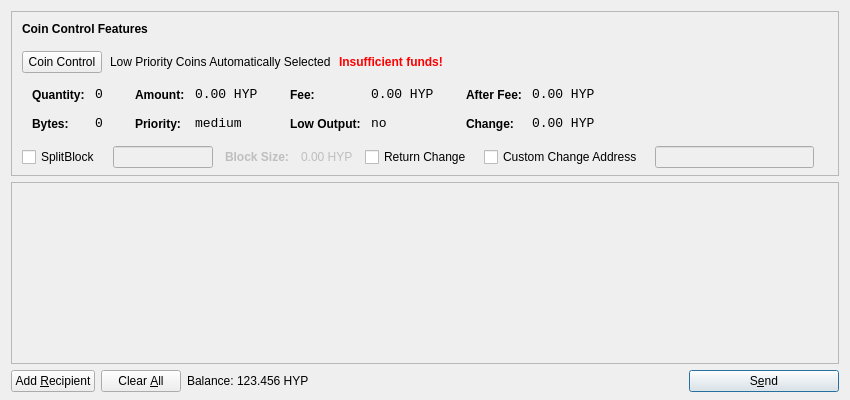
<?xml version="1.0" encoding="UTF-8"?>
<ui version="4.0">
 <class>SendCoinsDialog</class>
 <widget class="QDialog" name="SendCoinsDialog">
  <property name="geometry">
   <rect>
    <x>0</x>
    <y>0</y>
    <width>850</width>
    <height>400</height>
   </rect>
  </property>
  <property name="windowTitle">
   <string>Send Coins</string>
  </property>
  <layout class="QVBoxLayout" name="verticalLayout" stretch="0,1,0">
   <property name="bottomMargin">
    <number>8</number>
   </property>
   <item>
    <widget class="QFrame" name="frameCoinControl">
     <property name="sizePolicy">
      <sizepolicy hsizetype="Expanding" vsizetype="Expanding">
       <horstretch>0</horstretch>
       <verstretch>0</verstretch>
      </sizepolicy>
     </property>
     <property name="maximumSize">
      <size>
       <width>16777215</width>
       <height>16777215</height>
      </size>
     </property>
     <property name="frameShape">
      <enum>QFrame::StyledPanel</enum>
     </property>
     <property name="frameShadow">
      <enum>QFrame::Sunken</enum>
     </property>
     <layout class="QVBoxLayout" name="verticalLayoutCoinControl2">
      <property name="spacing">
       <number>6</number>
      </property>
      <property name="leftMargin">
       <number>0</number>
      </property>
      <property name="topMargin">
       <number>0</number>
      </property>
      <property name="rightMargin">
       <number>0</number>
      </property>
      <property name="bottomMargin">
       <number>6</number>
      </property>
      <item>
       <layout class="QVBoxLayout" name="verticalLayoutCoinControl" stretch="0,0,0,0,1">
        <property name="spacing">
         <number>0</number>
        </property>
        <property name="leftMargin">
         <number>10</number>
        </property>
        <property name="topMargin">
         <number>10</number>
        </property>
        <item>
         <layout class="QHBoxLayout" name="horizontalLayoutCoinControl1">
          <property name="bottomMargin">
           <number>15</number>
          </property>
          <item>
           <widget class="QLabel" name="labelCoinControlFeatures">
            <property name="sizePolicy">
             <sizepolicy hsizetype="Preferred" vsizetype="Maximum">
              <horstretch>0</horstretch>
              <verstretch>0</verstretch>
             </sizepolicy>
            </property>
            <property name="font">
             <font>
              <weight>75</weight>
              <bold>true</bold>
             </font>
            </property>
            <property name="styleSheet">
             <string notr="true">font-weight:bold;</string>
            </property>
            <property name="text">
             <string>Coin Control Features</string>
            </property>
           </widget>
          </item>
         </layout>
        </item>
        <item>
         <layout class="QHBoxLayout" name="horizontalLayoutCoinControl2" stretch="0,0,0,0">
          <property name="spacing">
           <number>8</number>
          </property>
          <property name="bottomMargin">
           <number>10</number>
          </property>
          <item>
           <widget class="QPushButton" name="pushButtonCoinControl">
            <property name="styleSheet">
             <string notr="true"/>
            </property>
            <property name="text">
             <string>Coin Control</string>
            </property>
           </widget>
          </item>
          <item>
           <widget class="QLabel" name="labelCoinControlAutomaticallySelected">
            <property name="text">
             <string>Low Priority Coins Automatically Selected</string>
            </property>
            <property name="margin">
             <number>5</number>
            </property>
           </widget>
          </item>
          <item>
           <widget class="QLabel" name="labelCoinControlInsuffFunds">
            <property name="font">
             <font>
              <weight>75</weight>
              <bold>true</bold>
             </font>
            </property>
            <property name="styleSheet">
             <string notr="true">color:red;font-weight:bold;</string>
            </property>
            <property name="text">
             <string>Insufficient funds!</string>
            </property>
            <property name="margin">
             <number>5</number>
            </property>
           </widget>
          </item>
          <item>
           <spacer name="horizontalSpacerCoinControl">
            <property name="orientation">
             <enum>Qt::Horizontal</enum>
            </property>
            <property name="sizeHint" stdset="0">
             <size>
              <width>40</width>
              <height>1</height>
             </size>
            </property>
           </spacer>
          </item>
         </layout>
        </item>
        <item>
         <widget class="QWidget" name="widgetCoinControl" native="true">
          <property name="sizePolicy">
           <sizepolicy hsizetype="Preferred" vsizetype="Preferred">
            <horstretch>0</horstretch>
            <verstretch>0</verstretch>
           </sizepolicy>
          </property>
          <property name="minimumSize">
           <size>
            <width>0</width>
            <height>0</height>
           </size>
          </property>
          <property name="styleSheet">
           <string notr="true"/>
          </property>
          <layout class="QHBoxLayout" name="horizontalLayoutCoinControl5">
           <property name="margin">
            <number>0</number>
           </property>
           <item>
            <layout class="QHBoxLayout" name="horizontalLayoutCoinControl3" stretch="0,0,0,1">
             <property name="spacing">
              <number>20</number>
             </property>
             <property name="topMargin">
              <number>0</number>
             </property>
             <property name="bottomMargin">
              <number>10</number>
             </property>
             <item>
              <layout class="QFormLayout" name="formLayoutCoinControl1">
               <property name="horizontalSpacing">
                <number>10</number>
               </property>
               <property name="verticalSpacing">
                <number>14</number>
               </property>
               <property name="leftMargin">
                <number>10</number>
               </property>
               <property name="topMargin">
                <number>4</number>
               </property>
               <property name="rightMargin">
                <number>6</number>
               </property>
               <item row="0" column="0">
                <widget class="QLabel" name="labelCoinControlQuantityText">
                 <property name="styleSheet">
                  <string notr="true">font-weight:bold;</string>
                 </property>
                 <property name="text">
                  <string>Quantity:</string>
                 </property>
                 <property name="margin">
                  <number>0</number>
                 </property>
                </widget>
               </item>
               <item row="0" column="1">
                <widget class="QLabel" name="labelCoinControlQuantity">
                 <property name="font">
                  <font>
                   <family>Monospace</family>
                   <pointsize>10</pointsize>
                  </font>
                 </property>
                 <property name="cursor">
                  <cursorShape>IBeamCursor</cursorShape>
                 </property>
                 <property name="contextMenuPolicy">
                  <enum>Qt::ActionsContextMenu</enum>
                 </property>
                 <property name="text">
                  <string>0</string>
                 </property>
                 <property name="margin">
                  <number>0</number>
                 </property>
                 <property name="textInteractionFlags">
                  <set>Qt::LinksAccessibleByMouse|Qt::TextSelectableByKeyboard|Qt::TextSelectableByMouse</set>
                 </property>
                </widget>
               </item>
               <item row="1" column="0">
                <widget class="QLabel" name="labelCoinControlBytesText">
                 <property name="styleSheet">
                  <string notr="true">font-weight:bold;</string>
                 </property>
                 <property name="text">
                  <string>Bytes:</string>
                 </property>
                </widget>
               </item>
               <item row="1" column="1">
                <widget class="QLabel" name="labelCoinControlBytes">
                 <property name="font">
                  <font>
                   <family>Monospace</family>
                   <pointsize>10</pointsize>
                  </font>
                 </property>
                 <property name="cursor">
                  <cursorShape>IBeamCursor</cursorShape>
                 </property>
                 <property name="contextMenuPolicy">
                  <enum>Qt::ActionsContextMenu</enum>
                 </property>
                 <property name="text">
                  <string>0</string>
                 </property>
                 <property name="textInteractionFlags">
                  <set>Qt::LinksAccessibleByMouse|Qt::TextSelectableByKeyboard|Qt::TextSelectableByMouse</set>
                 </property>
                </widget>
               </item>
              </layout>
             </item>
             <item>
              <layout class="QFormLayout" name="formLayoutCoinControl2">
               <property name="horizontalSpacing">
                <number>10</number>
               </property>
               <property name="verticalSpacing">
                <number>14</number>
               </property>
               <property name="leftMargin">
                <number>6</number>
               </property>
               <property name="topMargin">
                <number>4</number>
               </property>
               <property name="rightMargin">
                <number>6</number>
               </property>
               <item row="0" column="0">
                <widget class="QLabel" name="labelCoinControlAmountText">
                 <property name="styleSheet">
                  <string notr="true">font-weight:bold;</string>
                 </property>
                 <property name="text">
                  <string>Amount:</string>
                 </property>
                 <property name="margin">
                  <number>0</number>
                 </property>
                </widget>
               </item>
               <item row="0" column="1">
                <widget class="QLabel" name="labelCoinControlAmount">
                 <property name="font">
                  <font>
                   <family>Monospace</family>
                   <pointsize>10</pointsize>
                  </font>
                 </property>
                 <property name="cursor">
                  <cursorShape>IBeamCursor</cursorShape>
                 </property>
                 <property name="contextMenuPolicy">
                  <enum>Qt::ActionsContextMenu</enum>
                 </property>
                 <property name="text">
                  <string>0.00 HYP</string>
                 </property>
                 <property name="textInteractionFlags">
                  <set>Qt::LinksAccessibleByMouse|Qt::TextSelectableByKeyboard|Qt::TextSelectableByMouse</set>
                 </property>
                </widget>
               </item>
               <item row="1" column="0">
                <widget class="QLabel" name="labelCoinControlPriorityText">
                 <property name="styleSheet">
                  <string notr="true">font-weight:bold;</string>
                 </property>
                 <property name="text">
                  <string>Priority:</string>
                 </property>
                </widget>
               </item>
               <item row="1" column="1">
                <widget class="QLabel" name="labelCoinControlPriority">
                 <property name="font">
                  <font>
                   <family>Monospace</family>
                   <pointsize>10</pointsize>
                  </font>
                 </property>
                 <property name="cursor">
                  <cursorShape>IBeamCursor</cursorShape>
                 </property>
                 <property name="contextMenuPolicy">
                  <enum>Qt::ActionsContextMenu</enum>
                 </property>
                 <property name="text">
                  <string>medium</string>
                 </property>
                 <property name="textInteractionFlags">
                  <set>Qt::LinksAccessibleByMouse|Qt::TextSelectableByKeyboard|Qt::TextSelectableByMouse</set>
                 </property>
                </widget>
               </item>
              </layout>
             </item>
             <item>
              <layout class="QFormLayout" name="formLayoutCoinControl3">
               <property name="horizontalSpacing">
                <number>10</number>
               </property>
               <property name="verticalSpacing">
                <number>14</number>
               </property>
               <property name="leftMargin">
                <number>6</number>
               </property>
               <property name="topMargin">
                <number>4</number>
               </property>
               <property name="rightMargin">
                <number>6</number>
               </property>
               <item row="0" column="0">
                <widget class="QLabel" name="labelCoinControlFeeText">
                 <property name="styleSheet">
                  <string notr="true">font-weight:bold;</string>
                 </property>
                 <property name="text">
                  <string>Fee:</string>
                 </property>
                 <property name="margin">
                  <number>0</number>
                 </property>
                </widget>
               </item>
               <item row="0" column="1">
                <widget class="QLabel" name="labelCoinControlFee">
                 <property name="font">
                  <font>
                   <family>Monospace</family>
                   <pointsize>10</pointsize>
                  </font>
                 </property>
                 <property name="cursor">
                  <cursorShape>IBeamCursor</cursorShape>
                 </property>
                 <property name="contextMenuPolicy">
                  <enum>Qt::ActionsContextMenu</enum>
                 </property>
                 <property name="text">
                  <string>0.00 HYP</string>
                 </property>
                 <property name="textInteractionFlags">
                  <set>Qt::LinksAccessibleByMouse|Qt::TextSelectableByKeyboard|Qt::TextSelectableByMouse</set>
                 </property>
                </widget>
               </item>
               <item row="1" column="0">
                <widget class="QLabel" name="labelCoinControlLowOutputText">
                 <property name="styleSheet">
                  <string notr="true">font-weight:bold;</string>
                 </property>
                 <property name="text">
                  <string>Low Output:</string>
                 </property>
                </widget>
               </item>
               <item row="1" column="1">
                <widget class="QLabel" name="labelCoinControlLowOutput">
                 <property name="font">
                  <font>
                   <family>Monospace</family>
                   <pointsize>10</pointsize>
                  </font>
                 </property>
                 <property name="cursor">
                  <cursorShape>IBeamCursor</cursorShape>
                 </property>
                 <property name="contextMenuPolicy">
                  <enum>Qt::ActionsContextMenu</enum>
                 </property>
                 <property name="text">
                  <string>no</string>
                 </property>
                 <property name="textInteractionFlags">
                  <set>Qt::LinksAccessibleByMouse|Qt::TextSelectableByKeyboard|Qt::TextSelectableByMouse</set>
                 </property>
                </widget>
               </item>
              </layout>
             </item>
             <item>
              <layout class="QFormLayout" name="formLayoutCoinControl4">
               <property name="fieldGrowthPolicy">
                <enum>QFormLayout::AllNonFixedFieldsGrow</enum>
               </property>
               <property name="horizontalSpacing">
                <number>10</number>
               </property>
               <property name="verticalSpacing">
                <number>14</number>
               </property>
               <property name="leftMargin">
                <number>6</number>
               </property>
               <property name="topMargin">
                <number>4</number>
               </property>
               <property name="rightMargin">
                <number>6</number>
               </property>
               <item row="0" column="0">
                <widget class="QLabel" name="labelCoinControlAfterFeeText">
                 <property name="styleSheet">
                  <string notr="true">font-weight:bold;</string>
                 </property>
                 <property name="text">
                  <string>After Fee:</string>
                 </property>
                 <property name="margin">
                  <number>0</number>
                 </property>
                </widget>
               </item>
               <item row="0" column="1">
                <widget class="QLabel" name="labelCoinControlAfterFee">
                 <property name="font">
                  <font>
                   <family>Monospace</family>
                   <pointsize>10</pointsize>
                  </font>
                 </property>
                 <property name="cursor">
                  <cursorShape>IBeamCursor</cursorShape>
                 </property>
                 <property name="contextMenuPolicy">
                  <enum>Qt::ActionsContextMenu</enum>
                 </property>
                 <property name="text">
                  <string>0.00 HYP</string>
                 </property>
                 <property name="textInteractionFlags">
                  <set>Qt::LinksAccessibleByMouse|Qt::TextSelectableByKeyboard|Qt::TextSelectableByMouse</set>
                 </property>
                </widget>
               </item>
               <item row="1" column="0">
                <widget class="QLabel" name="labelCoinControlChangeText">
                 <property name="styleSheet">
                  <string notr="true">font-weight:bold;</string>
                 </property>
                 <property name="text">
                  <string>Change:</string>
                 </property>
                </widget>
               </item>
               <item row="1" column="1">
                <widget class="QLabel" name="labelCoinControlChange">
                 <property name="font">
                  <font>
                   <family>Monospace</family>
                   <pointsize>10</pointsize>
                  </font>
                 </property>
                 <property name="cursor">
                  <cursorShape>IBeamCursor</cursorShape>
                 </property>
                 <property name="contextMenuPolicy">
                  <enum>Qt::ActionsContextMenu</enum>
                 </property>
                 <property name="text">
                  <string>0.00 HYP</string>
                 </property>
                 <property name="textInteractionFlags">
                  <set>Qt::LinksAccessibleByMouse|Qt::TextSelectableByKeyboard|Qt::TextSelectableByMouse</set>
                 </property>
                </widget>
               </item>
              </layout>
             </item>
            </layout>
           </item>
          </layout>
         </widget>
        </item>
        <item>
         <layout class="QHBoxLayout" name="horizontalLayoutCoinControl4" stretch="0,0,0,0,0,0,0,0">
          <property name="spacing">
           <number>12</number>
          </property>
          <property name="sizeConstraint">
           <enum>QLayout::SetDefaultConstraint</enum>
          </property>
          <property name="topMargin">
           <number>5</number>
          </property>
          <property name="rightMargin">
           <number>5</number>
          </property>
          <item>
           <widget class="QCheckBox" name="splitBlockCheckBox">
            <property name="text">
             <string>SplitBlock</string>
            </property>
           </widget>
          </item>
          <item>
           <widget class="QLineEdit" name="splitBlockLineEdit">
            <property name="enabled">
             <bool>false</bool>
            </property>
            <property name="sizePolicy">
             <sizepolicy hsizetype="Fixed" vsizetype="Fixed">
              <horstretch>0</horstretch>
              <verstretch>0</verstretch>
             </sizepolicy>
            </property>
            <property name="maximumSize">
             <size>
              <width>100</width>
              <height>16777215</height>
             </size>
            </property>
           </widget>
          </item>
          <item>
           <widget class="QLabel" name="labelBlockSizeText">
            <property name="enabled">
             <bool>false</bool>
            </property>
            <property name="font">
             <font>
              <weight>75</weight>
              <bold>true</bold>
             </font>
            </property>
            <property name="text">
             <string>Block Size:</string>
            </property>
           </widget>
          </item>
          <item>
           <widget class="QLabel" name="labelBlockSize">
            <property name="enabled">
             <bool>false</bool>
            </property>
            <property name="text">
             <string>0.00 HYP</string>
            </property>
           </widget>
          </item>
          <item>
           <widget class="QCheckBox" name="returnChangeCheckBox">
            <property name="text">
             <string>Return Change</string>
            </property>
           </widget>
          </item>
          <item>
           <widget class="QCheckBox" name="checkBoxCoinControlChange">
            <property name="text">
             <string>Custom Change Address</string>
            </property>
           </widget>
          </item>
          <item>
           <widget class="QLineEdit" name="lineEditCoinControlChange">
            <property name="enabled">
             <bool>false</bool>
            </property>
            <property name="sizePolicy">
             <sizepolicy hsizetype="Expanding" vsizetype="Fixed">
              <horstretch>0</horstretch>
              <verstretch>0</verstretch>
             </sizepolicy>
            </property>
           </widget>
          </item>
          <item>
           <widget class="QLabel" name="labelCoinControlChangeLabel">
            <property name="sizePolicy">
             <sizepolicy hsizetype="Preferred" vsizetype="Expanding">
              <horstretch>0</horstretch>
              <verstretch>0</verstretch>
             </sizepolicy>
            </property>
            <property name="minimumSize">
             <size>
              <width>0</width>
              <height>0</height>
             </size>
            </property>
            <property name="text">
             <string/>
            </property>
            <property name="margin">
             <number>3</number>
            </property>
           </widget>
          </item>
         </layout>
        </item>
        <item>
         <spacer name="verticalSpacerCoinControl">
          <property name="orientation">
           <enum>Qt::Vertical</enum>
          </property>
          <property name="sizeHint" stdset="0">
           <size>
            <width>800</width>
            <height>1</height>
           </size>
          </property>
         </spacer>
        </item>
       </layout>
      </item>
     </layout>
    </widget>
   </item>
   <item>
    <widget class="QScrollArea" name="scrollArea">
     <property name="widgetResizable">
      <bool>true</bool>
     </property>
     <widget class="QWidget" name="scrollAreaWidgetContents">
      <property name="geometry">
       <rect>
        <x>0</x>
        <y>0</y>
        <width>830</width>
        <height>158</height>
       </rect>
      </property>
      <layout class="QVBoxLayout" name="verticalLayout_2">
       <property name="margin">
        <number>0</number>
       </property>
       <item>
        <layout class="QVBoxLayout" name="entries">
         <property name="spacing">
          <number>6</number>
         </property>
        </layout>
       </item>
       <item>
        <spacer name="verticalSpacer">
         <property name="orientation">
          <enum>Qt::Vertical</enum>
         </property>
         <property name="sizeHint" stdset="0">
          <size>
           <width>20</width>
           <height>40</height>
          </size>
         </property>
        </spacer>
       </item>
      </layout>
     </widget>
    </widget>
   </item>
   <item>
    <layout class="QHBoxLayout" name="horizontalLayout">
     <item>
      <widget class="QPushButton" name="addButton">
       <property name="toolTip">
        <string>Send to multiple recipients at once</string>
       </property>
       <property name="text">
        <string>Add &amp;Recipient</string>
       </property>
       <property name="icon">
        <iconset resource="../bitcoin.qrc">
         <normaloff>:/icons/add</normaloff>:/icons/add</iconset>
       </property>
       <property name="autoDefault">
        <bool>false</bool>
       </property>
      </widget>
     </item>
     <item>
      <widget class="QPushButton" name="clearButton">
       <property name="sizePolicy">
        <sizepolicy hsizetype="Minimum" vsizetype="Fixed">
         <horstretch>0</horstretch>
         <verstretch>0</verstretch>
        </sizepolicy>
       </property>
       <property name="toolTip">
        <string>Remove all transaction fields</string>
       </property>
       <property name="text">
        <string>Clear &amp;All</string>
       </property>
       <property name="icon">
        <iconset resource="../bitcoin.qrc">
         <normaloff>:/icons/remove</normaloff>:/icons/remove</iconset>
       </property>
       <property name="autoRepeatDelay">
        <number>300</number>
       </property>
       <property name="autoDefault">
        <bool>false</bool>
       </property>
      </widget>
     </item>
     <item>
      <layout class="QHBoxLayout" name="horizontalLayout_2">
       <property name="spacing">
        <number>3</number>
       </property>
       <item>
        <widget class="QLabel" name="label">
         <property name="sizePolicy">
          <sizepolicy hsizetype="Preferred" vsizetype="Fixed">
           <horstretch>0</horstretch>
           <verstretch>0</verstretch>
          </sizepolicy>
         </property>
         <property name="text">
          <string>Balance:</string>
         </property>
        </widget>
       </item>
       <item>
        <widget class="QLabel" name="labelBalance">
         <property name="sizePolicy">
          <sizepolicy hsizetype="Preferred" vsizetype="Fixed">
           <horstretch>0</horstretch>
           <verstretch>0</verstretch>
          </sizepolicy>
         </property>
         <property name="cursor">
          <cursorShape>IBeamCursor</cursorShape>
         </property>
         <property name="text">
          <string>123.456 HYP</string>
         </property>
         <property name="textInteractionFlags">
          <set>Qt::LinksAccessibleByMouse|Qt::TextSelectableByKeyboard|Qt::TextSelectableByMouse</set>
         </property>
        </widget>
       </item>
      </layout>
     </item>
     <item>
      <spacer name="horizontalSpacer">
       <property name="orientation">
        <enum>Qt::Horizontal</enum>
       </property>
       <property name="sizeHint" stdset="0">
        <size>
         <width>40</width>
         <height>20</height>
        </size>
       </property>
      </spacer>
     </item>
     <item>
      <widget class="QPushButton" name="sendButton">
       <property name="minimumSize">
        <size>
         <width>150</width>
         <height>0</height>
        </size>
       </property>
       <property name="toolTip">
        <string>Confirm the send action</string>
       </property>
       <property name="text">
        <string>S&amp;end</string>
       </property>
       <property name="icon">
        <iconset resource="../bitcoin.qrc">
         <normaloff>:/icons/send</normaloff>:/icons/send</iconset>
       </property>
       <property name="default">
        <bool>true</bool>
       </property>
      </widget>
     </item>
    </layout>
   </item>
  </layout>
 </widget>
 <resources>
  <include location="../bitcoin.qrc"/>
 </resources>
 <connections/>
</ui>
